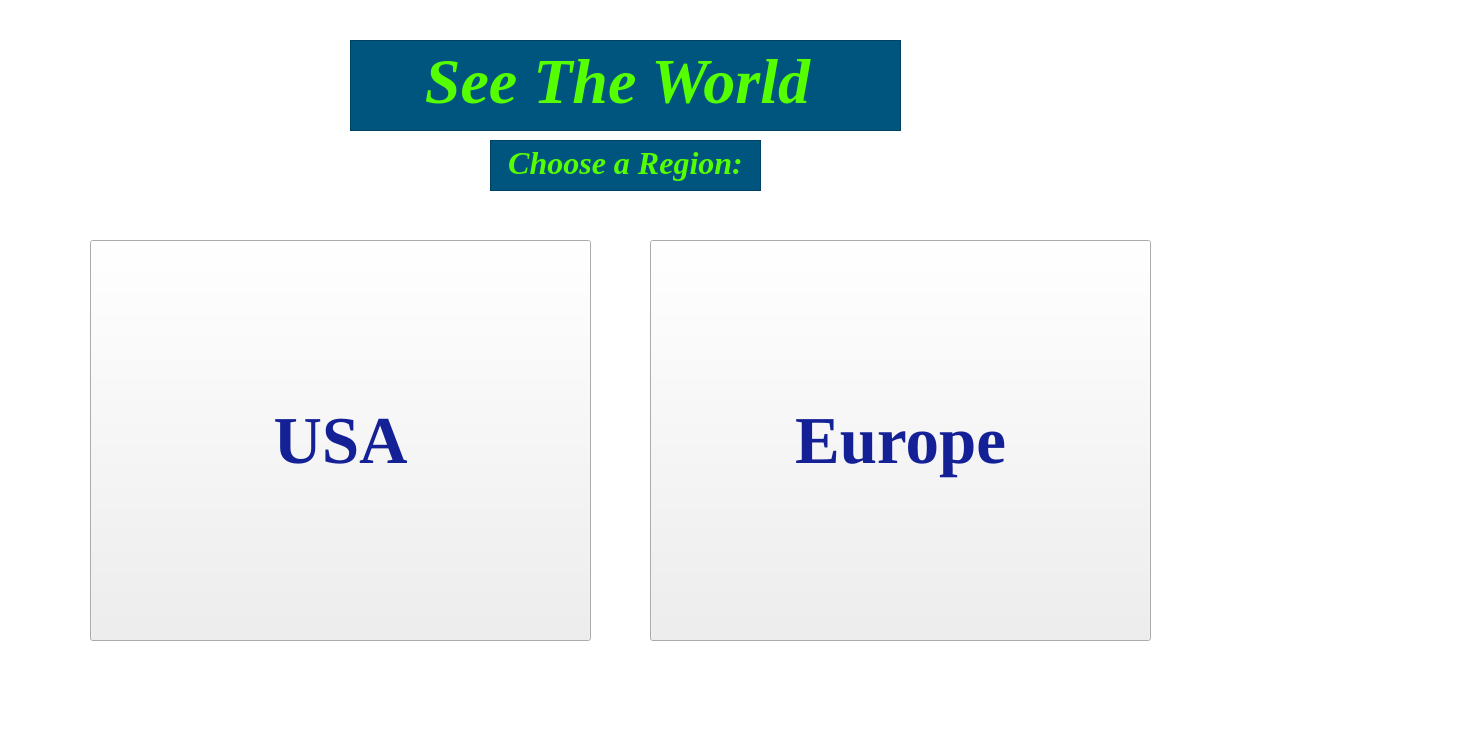
<?xml version="1.0" encoding="UTF-8"?>
<ui version="4.0">
 <class>regionChoice</class>
 <widget class="QWidget" name="regionChoice">
  <property name="geometry">
   <rect>
    <x>0</x>
    <y>0</y>
    <width>1472</width>
    <height>744</height>
   </rect>
  </property>
  <property name="windowTitle">
   <string>Form</string>
  </property>
  <widget class="QTextEdit" name="textEdit">
   <property name="geometry">
    <rect>
     <x>350</x>
     <y>40</y>
     <width>551</width>
     <height>91</height>
    </rect>
   </property>
   <property name="palette">
    <palette>
     <active>
      <colorrole role="WindowText">
       <brush brushstyle="SolidPattern">
        <color alpha="255">
         <red>0</red>
         <green>0</green>
         <blue>0</blue>
        </color>
       </brush>
      </colorrole>
      <colorrole role="Button">
       <brush brushstyle="SolidPattern">
        <color alpha="255">
         <red>0</red>
         <green>85</green>
         <blue>127</blue>
        </color>
       </brush>
      </colorrole>
      <colorrole role="Light">
       <brush brushstyle="SolidPattern">
        <color alpha="255">
         <red>255</red>
         <green>255</green>
         <blue>255</blue>
        </color>
       </brush>
      </colorrole>
      <colorrole role="Midlight">
       <brush brushstyle="SolidPattern">
        <color alpha="255">
         <red>255</red>
         <green>255</green>
         <blue>255</blue>
        </color>
       </brush>
      </colorrole>
      <colorrole role="Dark">
       <brush brushstyle="SolidPattern">
        <color alpha="255">
         <red>127</red>
         <green>127</green>
         <blue>127</blue>
        </color>
       </brush>
      </colorrole>
      <colorrole role="Mid">
       <brush brushstyle="SolidPattern">
        <color alpha="255">
         <red>170</red>
         <green>170</green>
         <blue>170</blue>
        </color>
       </brush>
      </colorrole>
      <colorrole role="Text">
       <brush brushstyle="SolidPattern">
        <color alpha="255">
         <red>0</red>
         <green>0</green>
         <blue>0</blue>
        </color>
       </brush>
      </colorrole>
      <colorrole role="BrightText">
       <brush brushstyle="SolidPattern">
        <color alpha="255">
         <red>255</red>
         <green>255</green>
         <blue>255</blue>
        </color>
       </brush>
      </colorrole>
      <colorrole role="ButtonText">
       <brush brushstyle="SolidPattern">
        <color alpha="255">
         <red>0</red>
         <green>0</green>
         <blue>0</blue>
        </color>
       </brush>
      </colorrole>
      <colorrole role="Base">
       <brush brushstyle="SolidPattern">
        <color alpha="255">
         <red>0</red>
         <green>85</green>
         <blue>127</blue>
        </color>
       </brush>
      </colorrole>
      <colorrole role="Window">
       <brush brushstyle="SolidPattern">
        <color alpha="255">
         <red>0</red>
         <green>85</green>
         <blue>127</blue>
        </color>
       </brush>
      </colorrole>
      <colorrole role="Shadow">
       <brush brushstyle="SolidPattern">
        <color alpha="255">
         <red>0</red>
         <green>0</green>
         <blue>0</blue>
        </color>
       </brush>
      </colorrole>
      <colorrole role="AlternateBase">
       <brush brushstyle="SolidPattern">
        <color alpha="255">
         <red>255</red>
         <green>255</green>
         <blue>255</blue>
        </color>
       </brush>
      </colorrole>
      <colorrole role="ToolTipBase">
       <brush brushstyle="SolidPattern">
        <color alpha="255">
         <red>255</red>
         <green>255</green>
         <blue>220</blue>
        </color>
       </brush>
      </colorrole>
      <colorrole role="ToolTipText">
       <brush brushstyle="SolidPattern">
        <color alpha="255">
         <red>0</red>
         <green>0</green>
         <blue>0</blue>
        </color>
       </brush>
      </colorrole>
     </active>
     <inactive>
      <colorrole role="WindowText">
       <brush brushstyle="SolidPattern">
        <color alpha="255">
         <red>0</red>
         <green>0</green>
         <blue>0</blue>
        </color>
       </brush>
      </colorrole>
      <colorrole role="Button">
       <brush brushstyle="SolidPattern">
        <color alpha="255">
         <red>0</red>
         <green>85</green>
         <blue>127</blue>
        </color>
       </brush>
      </colorrole>
      <colorrole role="Light">
       <brush brushstyle="SolidPattern">
        <color alpha="255">
         <red>255</red>
         <green>255</green>
         <blue>255</blue>
        </color>
       </brush>
      </colorrole>
      <colorrole role="Midlight">
       <brush brushstyle="SolidPattern">
        <color alpha="255">
         <red>255</red>
         <green>255</green>
         <blue>255</blue>
        </color>
       </brush>
      </colorrole>
      <colorrole role="Dark">
       <brush brushstyle="SolidPattern">
        <color alpha="255">
         <red>127</red>
         <green>127</green>
         <blue>127</blue>
        </color>
       </brush>
      </colorrole>
      <colorrole role="Mid">
       <brush brushstyle="SolidPattern">
        <color alpha="255">
         <red>170</red>
         <green>170</green>
         <blue>170</blue>
        </color>
       </brush>
      </colorrole>
      <colorrole role="Text">
       <brush brushstyle="SolidPattern">
        <color alpha="255">
         <red>0</red>
         <green>0</green>
         <blue>0</blue>
        </color>
       </brush>
      </colorrole>
      <colorrole role="BrightText">
       <brush brushstyle="SolidPattern">
        <color alpha="255">
         <red>255</red>
         <green>255</green>
         <blue>255</blue>
        </color>
       </brush>
      </colorrole>
      <colorrole role="ButtonText">
       <brush brushstyle="SolidPattern">
        <color alpha="255">
         <red>0</red>
         <green>0</green>
         <blue>0</blue>
        </color>
       </brush>
      </colorrole>
      <colorrole role="Base">
       <brush brushstyle="SolidPattern">
        <color alpha="255">
         <red>0</red>
         <green>85</green>
         <blue>127</blue>
        </color>
       </brush>
      </colorrole>
      <colorrole role="Window">
       <brush brushstyle="SolidPattern">
        <color alpha="255">
         <red>0</red>
         <green>85</green>
         <blue>127</blue>
        </color>
       </brush>
      </colorrole>
      <colorrole role="Shadow">
       <brush brushstyle="SolidPattern">
        <color alpha="255">
         <red>0</red>
         <green>0</green>
         <blue>0</blue>
        </color>
       </brush>
      </colorrole>
      <colorrole role="AlternateBase">
       <brush brushstyle="SolidPattern">
        <color alpha="255">
         <red>255</red>
         <green>255</green>
         <blue>255</blue>
        </color>
       </brush>
      </colorrole>
      <colorrole role="ToolTipBase">
       <brush brushstyle="SolidPattern">
        <color alpha="255">
         <red>255</red>
         <green>255</green>
         <blue>220</blue>
        </color>
       </brush>
      </colorrole>
      <colorrole role="ToolTipText">
       <brush brushstyle="SolidPattern">
        <color alpha="255">
         <red>0</red>
         <green>0</green>
         <blue>0</blue>
        </color>
       </brush>
      </colorrole>
     </inactive>
     <disabled>
      <colorrole role="WindowText">
       <brush brushstyle="SolidPattern">
        <color alpha="255">
         <red>127</red>
         <green>127</green>
         <blue>127</blue>
        </color>
       </brush>
      </colorrole>
      <colorrole role="Button">
       <brush brushstyle="SolidPattern">
        <color alpha="255">
         <red>0</red>
         <green>85</green>
         <blue>127</blue>
        </color>
       </brush>
      </colorrole>
      <colorrole role="Light">
       <brush brushstyle="SolidPattern">
        <color alpha="255">
         <red>255</red>
         <green>255</green>
         <blue>255</blue>
        </color>
       </brush>
      </colorrole>
      <colorrole role="Midlight">
       <brush brushstyle="SolidPattern">
        <color alpha="255">
         <red>255</red>
         <green>255</green>
         <blue>255</blue>
        </color>
       </brush>
      </colorrole>
      <colorrole role="Dark">
       <brush brushstyle="SolidPattern">
        <color alpha="255">
         <red>127</red>
         <green>127</green>
         <blue>127</blue>
        </color>
       </brush>
      </colorrole>
      <colorrole role="Mid">
       <brush brushstyle="SolidPattern">
        <color alpha="255">
         <red>170</red>
         <green>170</green>
         <blue>170</blue>
        </color>
       </brush>
      </colorrole>
      <colorrole role="Text">
       <brush brushstyle="SolidPattern">
        <color alpha="255">
         <red>127</red>
         <green>127</green>
         <blue>127</blue>
        </color>
       </brush>
      </colorrole>
      <colorrole role="BrightText">
       <brush brushstyle="SolidPattern">
        <color alpha="255">
         <red>255</red>
         <green>255</green>
         <blue>255</blue>
        </color>
       </brush>
      </colorrole>
      <colorrole role="ButtonText">
       <brush brushstyle="SolidPattern">
        <color alpha="255">
         <red>127</red>
         <green>127</green>
         <blue>127</blue>
        </color>
       </brush>
      </colorrole>
      <colorrole role="Base">
       <brush brushstyle="SolidPattern">
        <color alpha="255">
         <red>0</red>
         <green>85</green>
         <blue>127</blue>
        </color>
       </brush>
      </colorrole>
      <colorrole role="Window">
       <brush brushstyle="SolidPattern">
        <color alpha="255">
         <red>0</red>
         <green>85</green>
         <blue>127</blue>
        </color>
       </brush>
      </colorrole>
      <colorrole role="Shadow">
       <brush brushstyle="SolidPattern">
        <color alpha="255">
         <red>0</red>
         <green>0</green>
         <blue>0</blue>
        </color>
       </brush>
      </colorrole>
      <colorrole role="AlternateBase">
       <brush brushstyle="SolidPattern">
        <color alpha="255">
         <red>255</red>
         <green>255</green>
         <blue>255</blue>
        </color>
       </brush>
      </colorrole>
      <colorrole role="ToolTipBase">
       <brush brushstyle="SolidPattern">
        <color alpha="255">
         <red>255</red>
         <green>255</green>
         <blue>220</blue>
        </color>
       </brush>
      </colorrole>
      <colorrole role="ToolTipText">
       <brush brushstyle="SolidPattern">
        <color alpha="255">
         <red>0</red>
         <green>0</green>
         <blue>0</blue>
        </color>
       </brush>
      </colorrole>
     </disabled>
    </palette>
   </property>
   <property name="font">
    <font>
     <family>Times New Roman</family>
    </font>
   </property>
   <property name="mouseTracking">
    <bool>false</bool>
   </property>
   <property name="styleSheet">
    <string notr="true">background-color: rgb(0, 85, 127);</string>
   </property>
   <property name="html">
    <string>&lt;!DOCTYPE HTML PUBLIC &quot;-//W3C//DTD HTML 4.0//EN&quot; &quot;http://www.w3.org/TR/REC-html40/strict.dtd&quot;&gt;
&lt;html&gt;&lt;head&gt;&lt;meta name=&quot;qrichtext&quot; content=&quot;1&quot; /&gt;&lt;style type=&quot;text/css&quot;&gt;
p, li { white-space: pre-wrap; }
&lt;/style&gt;&lt;/head&gt;&lt;body style=&quot; font-family:'Times New Roman'; font-size:13pt; font-weight:400; font-style:normal;&quot;&gt;
&lt;p align=&quot;center&quot; style=&quot; margin-top:0px; margin-bottom:0px; margin-left:0px; margin-right:0px; -qt-block-indent:0; text-indent:0px;&quot;&gt;&lt;span style=&quot; font-size:48pt; font-weight:600; font-style:italic; color:#55ff00;&quot;&gt;See The World &lt;/span&gt;&lt;/p&gt;&lt;/body&gt;&lt;/html&gt;</string>
   </property>
  </widget>
  <widget class="QTextEdit" name="textEdit_2">
   <property name="geometry">
    <rect>
     <x>490</x>
     <y>140</y>
     <width>271</width>
     <height>51</height>
    </rect>
   </property>
   <property name="palette">
    <palette>
     <active>
      <colorrole role="WindowText">
       <brush brushstyle="SolidPattern">
        <color alpha="255">
         <red>0</red>
         <green>0</green>
         <blue>0</blue>
        </color>
       </brush>
      </colorrole>
      <colorrole role="Button">
       <brush brushstyle="SolidPattern">
        <color alpha="255">
         <red>0</red>
         <green>85</green>
         <blue>127</blue>
        </color>
       </brush>
      </colorrole>
      <colorrole role="Light">
       <brush brushstyle="SolidPattern">
        <color alpha="255">
         <red>255</red>
         <green>255</green>
         <blue>255</blue>
        </color>
       </brush>
      </colorrole>
      <colorrole role="Midlight">
       <brush brushstyle="SolidPattern">
        <color alpha="255">
         <red>255</red>
         <green>255</green>
         <blue>255</blue>
        </color>
       </brush>
      </colorrole>
      <colorrole role="Dark">
       <brush brushstyle="SolidPattern">
        <color alpha="255">
         <red>127</red>
         <green>127</green>
         <blue>127</blue>
        </color>
       </brush>
      </colorrole>
      <colorrole role="Mid">
       <brush brushstyle="SolidPattern">
        <color alpha="255">
         <red>170</red>
         <green>170</green>
         <blue>170</blue>
        </color>
       </brush>
      </colorrole>
      <colorrole role="Text">
       <brush brushstyle="SolidPattern">
        <color alpha="255">
         <red>0</red>
         <green>0</green>
         <blue>0</blue>
        </color>
       </brush>
      </colorrole>
      <colorrole role="BrightText">
       <brush brushstyle="SolidPattern">
        <color alpha="255">
         <red>255</red>
         <green>255</green>
         <blue>255</blue>
        </color>
       </brush>
      </colorrole>
      <colorrole role="ButtonText">
       <brush brushstyle="SolidPattern">
        <color alpha="255">
         <red>0</red>
         <green>0</green>
         <blue>0</blue>
        </color>
       </brush>
      </colorrole>
      <colorrole role="Base">
       <brush brushstyle="SolidPattern">
        <color alpha="255">
         <red>0</red>
         <green>85</green>
         <blue>127</blue>
        </color>
       </brush>
      </colorrole>
      <colorrole role="Window">
       <brush brushstyle="SolidPattern">
        <color alpha="255">
         <red>0</red>
         <green>85</green>
         <blue>127</blue>
        </color>
       </brush>
      </colorrole>
      <colorrole role="Shadow">
       <brush brushstyle="SolidPattern">
        <color alpha="255">
         <red>0</red>
         <green>0</green>
         <blue>0</blue>
        </color>
       </brush>
      </colorrole>
      <colorrole role="AlternateBase">
       <brush brushstyle="SolidPattern">
        <color alpha="255">
         <red>255</red>
         <green>255</green>
         <blue>255</blue>
        </color>
       </brush>
      </colorrole>
      <colorrole role="ToolTipBase">
       <brush brushstyle="SolidPattern">
        <color alpha="255">
         <red>255</red>
         <green>255</green>
         <blue>220</blue>
        </color>
       </brush>
      </colorrole>
      <colorrole role="ToolTipText">
       <brush brushstyle="SolidPattern">
        <color alpha="255">
         <red>0</red>
         <green>0</green>
         <blue>0</blue>
        </color>
       </brush>
      </colorrole>
     </active>
     <inactive>
      <colorrole role="WindowText">
       <brush brushstyle="SolidPattern">
        <color alpha="255">
         <red>0</red>
         <green>0</green>
         <blue>0</blue>
        </color>
       </brush>
      </colorrole>
      <colorrole role="Button">
       <brush brushstyle="SolidPattern">
        <color alpha="255">
         <red>0</red>
         <green>85</green>
         <blue>127</blue>
        </color>
       </brush>
      </colorrole>
      <colorrole role="Light">
       <brush brushstyle="SolidPattern">
        <color alpha="255">
         <red>255</red>
         <green>255</green>
         <blue>255</blue>
        </color>
       </brush>
      </colorrole>
      <colorrole role="Midlight">
       <brush brushstyle="SolidPattern">
        <color alpha="255">
         <red>255</red>
         <green>255</green>
         <blue>255</blue>
        </color>
       </brush>
      </colorrole>
      <colorrole role="Dark">
       <brush brushstyle="SolidPattern">
        <color alpha="255">
         <red>127</red>
         <green>127</green>
         <blue>127</blue>
        </color>
       </brush>
      </colorrole>
      <colorrole role="Mid">
       <brush brushstyle="SolidPattern">
        <color alpha="255">
         <red>170</red>
         <green>170</green>
         <blue>170</blue>
        </color>
       </brush>
      </colorrole>
      <colorrole role="Text">
       <brush brushstyle="SolidPattern">
        <color alpha="255">
         <red>0</red>
         <green>0</green>
         <blue>0</blue>
        </color>
       </brush>
      </colorrole>
      <colorrole role="BrightText">
       <brush brushstyle="SolidPattern">
        <color alpha="255">
         <red>255</red>
         <green>255</green>
         <blue>255</blue>
        </color>
       </brush>
      </colorrole>
      <colorrole role="ButtonText">
       <brush brushstyle="SolidPattern">
        <color alpha="255">
         <red>0</red>
         <green>0</green>
         <blue>0</blue>
        </color>
       </brush>
      </colorrole>
      <colorrole role="Base">
       <brush brushstyle="SolidPattern">
        <color alpha="255">
         <red>0</red>
         <green>85</green>
         <blue>127</blue>
        </color>
       </brush>
      </colorrole>
      <colorrole role="Window">
       <brush brushstyle="SolidPattern">
        <color alpha="255">
         <red>0</red>
         <green>85</green>
         <blue>127</blue>
        </color>
       </brush>
      </colorrole>
      <colorrole role="Shadow">
       <brush brushstyle="SolidPattern">
        <color alpha="255">
         <red>0</red>
         <green>0</green>
         <blue>0</blue>
        </color>
       </brush>
      </colorrole>
      <colorrole role="AlternateBase">
       <brush brushstyle="SolidPattern">
        <color alpha="255">
         <red>255</red>
         <green>255</green>
         <blue>255</blue>
        </color>
       </brush>
      </colorrole>
      <colorrole role="ToolTipBase">
       <brush brushstyle="SolidPattern">
        <color alpha="255">
         <red>255</red>
         <green>255</green>
         <blue>220</blue>
        </color>
       </brush>
      </colorrole>
      <colorrole role="ToolTipText">
       <brush brushstyle="SolidPattern">
        <color alpha="255">
         <red>0</red>
         <green>0</green>
         <blue>0</blue>
        </color>
       </brush>
      </colorrole>
     </inactive>
     <disabled>
      <colorrole role="WindowText">
       <brush brushstyle="SolidPattern">
        <color alpha="255">
         <red>127</red>
         <green>127</green>
         <blue>127</blue>
        </color>
       </brush>
      </colorrole>
      <colorrole role="Button">
       <brush brushstyle="SolidPattern">
        <color alpha="255">
         <red>0</red>
         <green>85</green>
         <blue>127</blue>
        </color>
       </brush>
      </colorrole>
      <colorrole role="Light">
       <brush brushstyle="SolidPattern">
        <color alpha="255">
         <red>255</red>
         <green>255</green>
         <blue>255</blue>
        </color>
       </brush>
      </colorrole>
      <colorrole role="Midlight">
       <brush brushstyle="SolidPattern">
        <color alpha="255">
         <red>255</red>
         <green>255</green>
         <blue>255</blue>
        </color>
       </brush>
      </colorrole>
      <colorrole role="Dark">
       <brush brushstyle="SolidPattern">
        <color alpha="255">
         <red>127</red>
         <green>127</green>
         <blue>127</blue>
        </color>
       </brush>
      </colorrole>
      <colorrole role="Mid">
       <brush brushstyle="SolidPattern">
        <color alpha="255">
         <red>170</red>
         <green>170</green>
         <blue>170</blue>
        </color>
       </brush>
      </colorrole>
      <colorrole role="Text">
       <brush brushstyle="SolidPattern">
        <color alpha="255">
         <red>127</red>
         <green>127</green>
         <blue>127</blue>
        </color>
       </brush>
      </colorrole>
      <colorrole role="BrightText">
       <brush brushstyle="SolidPattern">
        <color alpha="255">
         <red>255</red>
         <green>255</green>
         <blue>255</blue>
        </color>
       </brush>
      </colorrole>
      <colorrole role="ButtonText">
       <brush brushstyle="SolidPattern">
        <color alpha="255">
         <red>127</red>
         <green>127</green>
         <blue>127</blue>
        </color>
       </brush>
      </colorrole>
      <colorrole role="Base">
       <brush brushstyle="SolidPattern">
        <color alpha="255">
         <red>0</red>
         <green>85</green>
         <blue>127</blue>
        </color>
       </brush>
      </colorrole>
      <colorrole role="Window">
       <brush brushstyle="SolidPattern">
        <color alpha="255">
         <red>0</red>
         <green>85</green>
         <blue>127</blue>
        </color>
       </brush>
      </colorrole>
      <colorrole role="Shadow">
       <brush brushstyle="SolidPattern">
        <color alpha="255">
         <red>0</red>
         <green>0</green>
         <blue>0</blue>
        </color>
       </brush>
      </colorrole>
      <colorrole role="AlternateBase">
       <brush brushstyle="SolidPattern">
        <color alpha="255">
         <red>255</red>
         <green>255</green>
         <blue>255</blue>
        </color>
       </brush>
      </colorrole>
      <colorrole role="ToolTipBase">
       <brush brushstyle="SolidPattern">
        <color alpha="255">
         <red>255</red>
         <green>255</green>
         <blue>220</blue>
        </color>
       </brush>
      </colorrole>
      <colorrole role="ToolTipText">
       <brush brushstyle="SolidPattern">
        <color alpha="255">
         <red>0</red>
         <green>0</green>
         <blue>0</blue>
        </color>
       </brush>
      </colorrole>
     </disabled>
    </palette>
   </property>
   <property name="font">
    <font>
     <family>Times New Roman</family>
    </font>
   </property>
   <property name="mouseTracking">
    <bool>false</bool>
   </property>
   <property name="styleSheet">
    <string notr="true">background-color: rgb(0, 85, 127);</string>
   </property>
   <property name="html">
    <string>&lt;!DOCTYPE HTML PUBLIC &quot;-//W3C//DTD HTML 4.0//EN&quot; &quot;http://www.w3.org/TR/REC-html40/strict.dtd&quot;&gt;
&lt;html&gt;&lt;head&gt;&lt;meta name=&quot;qrichtext&quot; content=&quot;1&quot; /&gt;&lt;style type=&quot;text/css&quot;&gt;
p, li { white-space: pre-wrap; }
&lt;/style&gt;&lt;/head&gt;&lt;body style=&quot; font-family:'Times New Roman'; font-size:13pt; font-weight:400; font-style:normal;&quot;&gt;
&lt;p align=&quot;center&quot; style=&quot; margin-top:0px; margin-bottom:0px; margin-left:0px; margin-right:0px; -qt-block-indent:0; text-indent:0px;&quot;&gt;&lt;span style=&quot; font-size:24pt; font-weight:600; font-style:italic; color:#55ff00;&quot;&gt;Choose a Region:&lt;/span&gt;&lt;/p&gt;&lt;/body&gt;&lt;/html&gt;</string>
   </property>
  </widget>
  <widget class="QTextEdit" name="textEdit_3">
   <property name="geometry">
    <rect>
     <x>-200</x>
     <y>-320</y>
     <width>1771</width>
     <height>1071</height>
    </rect>
   </property>
   <property name="styleSheet">
    <string notr="true">background-image: url(:/new/prefix1/TheWorld.jpg);</string>
   </property>
  </widget>
  <widget class="QPushButton" name="pushButton_2">
   <property name="geometry">
    <rect>
     <x>650</x>
     <y>240</y>
     <width>501</width>
     <height>401</height>
    </rect>
   </property>
   <property name="font">
    <font>
     <family>Times New Roman</family>
     <pointsize>50</pointsize>
     <weight>75</weight>
     <italic>false</italic>
     <bold>true</bold>
    </font>
   </property>
   <property name="styleSheet">
    <string notr="true">background-image: url(:/new/prefix1/eu_nasa.jpg);
border-color: rgb(0, 85, 127);
color: rgb(20, 33, 150);</string>
   </property>
   <property name="text">
    <string>Europe</string>
   </property>
  </widget>
  <widget class="QPushButton" name="pushButton_3">
   <property name="geometry">
    <rect>
     <x>90</x>
     <y>240</y>
     <width>501</width>
     <height>401</height>
    </rect>
   </property>
   <property name="font">
    <font>
     <family>Times New Roman</family>
     <pointsize>50</pointsize>
     <weight>75</weight>
     <italic>false</italic>
     <bold>true</bold>
    </font>
   </property>
   <property name="styleSheet">
    <string notr="true">background-image: url(:/new/prefix1/usa_nasa.jpg);
border-color: rgb(0, 85, 127);
color: rgb(20, 33, 150);</string>
   </property>
   <property name="text">
    <string>USA</string>
   </property>
  </widget>
  <zorder>textEdit_3</zorder>
  <zorder>textEdit</zorder>
  <zorder>textEdit_2</zorder>
  <zorder>pushButton_2</zorder>
  <zorder>pushButton_3</zorder>
 </widget>
 <resources/>
 <connections/>
</ui>
